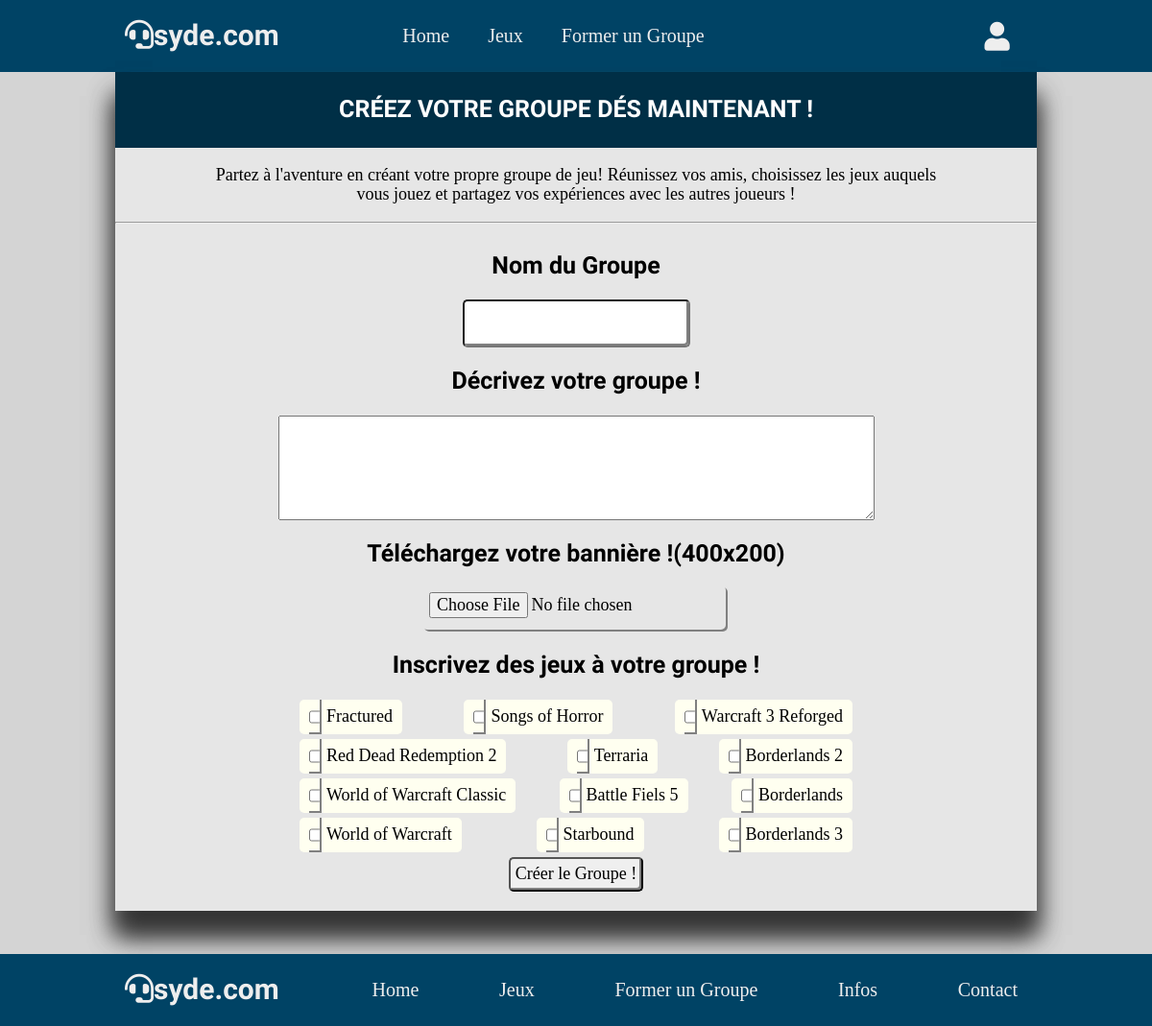
The app's page /?page=New_group with its own data.
### tables this page shows
CREATE TABLE `jeux` (
  `jeu_id` int(11) UNSIGNED NOT NULL,
  `jeu_title` text NOT NULL,
  `jeu_img` varchar(255) NOT NULL DEFAULT 'no-images.png',
  `jeu_page_creator_id` int(11) UNSIGNED NOT NULL,
  `jeu_page_creation_date` date NOT NULL,
  `jeu_creator_name` text NOT NULL,
  `jeu_description` text NOT NULL,
  `jeu_creation_date` date NOT NULL,
  `jeu_rate` int(255) NOT NULL
);

### index.php (called while the page is built, shortened)
<?php
require_once 'program/Database.class.php';
$content = new Controller;
if(isset($_GET['page'])){
    $contentView = $content->load($_GET['page']);
}else{
    $contentView = $content->load();
}
include $contentView['controllerLink'];
include 'views/layout.phtml';

### controllers/New_group/New_groupController.class.php (called while the page is built, shortened)
<?php
require_once MODEL.'jeuxModel.php';
class CreateGroup{
    private $jeuxModel;
    public function __construct()
    {
        $this->jeuxModel = new Jeux();
    }
    public function run(){
        $list = $this->jeuxModel->findByRate();
        return [
            'list' => $list
        ];
    }
}
$jeu = new CreateGroup();
extract($jeu->run());

### program/Database.class.php (called while the page is built, shortened)
<?php
class Database
{
	private $pdo;
	private $dsn	 	= 'mysql:host=localhost;dbname=gaming-site;charset=utf8';
	private $password 	= '';
	private $user	 	= 'root';
	public function __construct()
	{
		$this->pdo = new PDO
		(
			$this->dsn,$this->user,$this->password,
			[
				PDO::ATTR_ERRMODE => PDO::ERRMODE_EXCEPTION
			]
		);
		$this->pdo->exec('SET NAMES UTF8');
	}
    public function query($sql, array $criteria = array())
    {
        $query = $this->pdo->prepare($sql);
        $query->execute($criteria);
        return $query->fetchAll(PDO::FETCH_ASSOC);
    }
}

### models/jeuxModel.php (called while the page is built, shortened)
<?php
    class Jeux{
        private $db;
        public function __construct()
        {
            $this->db = new Database();
        }
        public function findByRate()
        {
            return $this->db->query('SELECT * FROM `jeux` ORDER BY `jeu_rate` DESC');
        }
    }

### views/New_group/New_groupView.phtml (the view, shortened to what this page needs)
<main class="container box-shd">
    <section class="create_group">
        <h2>Créez votre groupe dés maintenant !</h2>
        <div class="container">
            <p class="center">Partez à l'aventure en créant votre propre groupe de jeu! Réunissez vos amis,
                choisissez les jeux auquels vous jouez et partagez vos expériences
                avec les autres joueurs !</p>
            </div>
        <hr>
            <div id="create_form">
                <form action="?page=New_group" enctype="multipart/form-data" method="POST">
                    <label for="group_title"><h2>Nom du Groupe</h2></label>
                    <input type="text" id="group_title" name="group_title" required>
                    <label for="group_description"><h2>Décrivez votre groupe !</h2></label>
                    <textarea name="group_description" id="group_description" rows="5" cols="60" required></textarea>
                    <label for="group_img"><h2>Téléchargez votre bannière !(400x200)</h2></label>
                    <input type="file" accept=".jpg, .jpeg, .png" name="group_img" id="group_img">
                    <h2>Inscrivez des jeux à votre groupe !</h2>
                    <div class="jeuList">
                        <?php foreach($list as $game):?>
                            <div>
                                <input type="checkbox" id="<?= $game['jeu_title']?><?= $game['jeu_id']?>" name="games_id[]" value="<?= $game['jeu_id']?>">
                                <label for="<?= $game['jeu_title']?><?= $game['jeu_id']?>"><?= $game['jeu_title']?></label>
                            </div>
                        <?php endforeach;?>
                    </div>
                    <input type="submit" value="Créer le Groupe !">
                </form>
            </div>
    </section>
</main>

### style.css (style rules this page uses)
html { font-size : 62.5%; }
body { font-size: 1.8rem; margin : 0 auto; background-color: #d4d4d4; }
h2 { font-family: 'Sawarabi Mincho', sans-serif; font-size: 2.5rem; }
.center { text-align: center; }
.container { width : 80%; margin : 0 auto; }
main { margin-bottom: 45px !important; }
.box-shd { box-shadow: 0px 25px 25px #333, 0px 25px 25px #666; }
main > section:nth-child(odd) { background-color: #e6e6e6; }
section> h2 { text-align: center; text-transform: uppercase; color : white; background-color: #002f46; margin : 0; padding : 1em; position: relative; z-index: 3; }
.create_group { padding-bottom: 20px; }
#create_form form { display: flex; flex-direction: column; align-items: center; }
#create_form .jeuList { width: 60%; display: flex; flex-wrap: wrap; justify-content: space-between; }
#create_form .jeuList div { display: flex; flex-direction: row; align-items: center; border-radius: 5px; padding: 0 10px 0; background-color: ivory; margin-bottom: 5px; }
#create_form .jeuList div label { padding-left: 5px; }
#create_form input { border-radius : 5px; box-shadow: inset -2px -2px 0px grey; padding : 5px; height : 2em; }

### records on screen
jeux: jeu_title "Fractured"
jeux: jeu_title "Songs of Horror"
jeux: jeu_title "Warcraft 3 Reforged"
jeux: jeu_title "Red Dead Redemption 2"
jeux: jeu_title "Terraria"
jeux: jeu_title "Borderlands 2"
jeux: jeu_title "World of Warcraft Classic"
jeux: jeu_title "Battle Fiels 5"
jeux: jeu_title "Borderlands"
jeux: jeu_title "World of Warcraft"
jeux: jeu_title "Starbound"
jeux: jeu_title "Borderlands 3"
